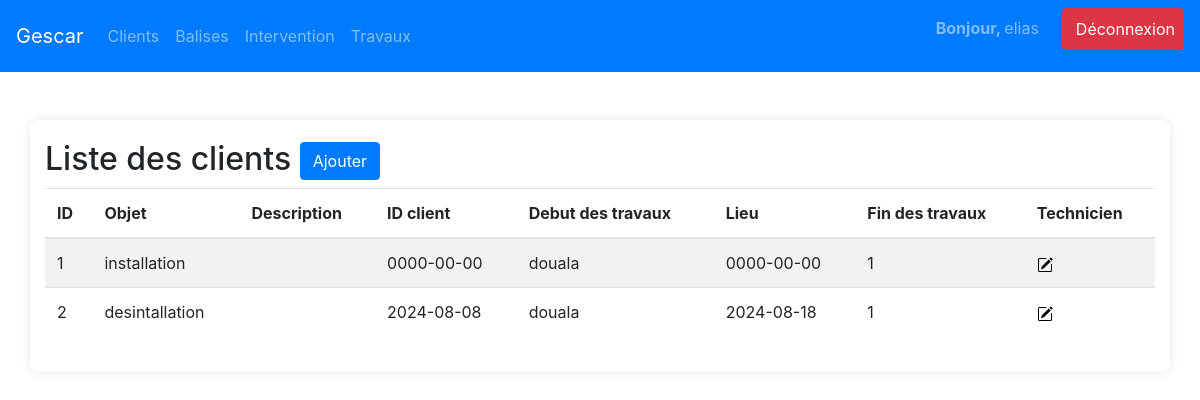
/view/intervention.php (signed in), run on the app's committed database.
### tables this page shows
CREATE TABLE `interventions` (
  `id` int(11) NOT NULL,
  `objet` varchar(255) NOT NULL,
  `description` text NOT NULL,
  `client_id` int(11) DEFAULT NULL,
  `debut_travaux` date DEFAULT NULL,
  `fin_travaux` date DEFAULT NULL,
  `lieu_intervention` varchar(255) DEFAULT NULL,
  `users_id` int(11) DEFAULT NULL
);

### view/intervention.php (the view)
<?php
require '../model/config.php';
include 'header.php';
$sql = "SELECT * FROM interventions";
$stmt = $pdo->query($sql);
$inter = $stmt->fetchAll(PDO::FETCH_ASSOC);
?>
<body>
    <div class="container mt-5">
        <h2>Liste des clients <a href="../controller/In_intervention.php" class="btn btn-primary">Ajouter</a>
        </h2>
        <table class="table table-striped">
            <thead>
                <tr>
                    <th>ID</th>
                    <th>Objet</th>
                    <th>Description</th>
                    <th>ID client</th>
                    <th>Debut des travaux</th>
                    <th>Lieu</th>
                    <th>Fin des travaux</th>
                    <th>Technicien</th>
                </tr>
            </thead>
            <tbody>
                <?php foreach ($inter as $inter): ?>
                    <tr>
                        <td><?= htmlspecialchars($inter['id']) ?></td>
                        <td><?= htmlspecialchars($inter['objet']) ?></td>
                        <td><?= htmlspecialchars($inter['cleint_id']) ?></td>
                        <td><?= htmlspecialchars($inter['debut_travaux']) ?></td>
                        <td><?= htmlspecialchars($inter['lieu_intervention']) ?></td>
                        <td><?= htmlspecialchars($inter['fin_travaux']) ?></td>
                        <td><?= htmlspecialchars($inter['users_id']) ?></td>
                        <td>
                            <a href="../controller/update.php?id=<?= $inter['id'] ?>" ><img class="bi bi-pencil-square" src="image\pencil-square.svg"></a>
                        </td>
                    </tr>
                <?php endforeach; ?>
            </tbody>
        </table>
    </div>
<?php include 'footer.php'; ?>

### view/header.php (shortened to what this page needs)
<?php
if (isset($_SESSION['id']) && isset($_SESSION['user_name'])) {
?>
<!DOCTYPE html>
<html lang="fr">
<head>
    <link href="https://stackpath.bootstrapcdn.com/bootstrap/4.5.2/css/bootstrap.min.css" rel="stylesheet">
    <link href="css/css/styles.css" rel="stylesheet">
    <link href="bootstrap\css\bootstrap.min.css" rel="stylesheet">
</head>
<nav class="navbar navbar-expand-lg navbar-dark bg-primary">
        <a class="navbar-brand" href="#">Gescar</a>
        <div class="collapse navbar-collapse" id="navbarNav">
            <ul class="navbar-nav mr-auto">
                <li class="nav-item">
                    <a class="nav-link" href="client.php">Clients</a>
                </li>
                <li class="nav-item">
                    <a class="nav-link" href="balise.php">Balises</a>
                </li>
                <li class="nav-item">
                    <a class="nav-link" href="intervention.php">Intervention</a>
                </li>
                <li class="nav-item">
                    <a class="nav-link" href="travaux.php">Travaux</a>
                </li>
            </ul>
            <ul class="navbar-nav ml-auto">
                <li class="nav-item">
                    <p class="navbar-text">
                        <?php echo $_SESSION['user_name']; ?>
                    </p>
                </li>
                <li class="nav-item">
                    <a class="nav-link btn btn-danger text-white ml-2" href="../controller/logout.php">
                        <i class="fas fa-sign-out-alt"></i> Déconnexion
                    </a>
                </li>
            </ul>
        </div>
    </nav>
    <?php
}else{
     header("Location: ../index.php");
     exit();
}
 ?>

### view/footer.php (shortened to what this page needs)
</body>
</html>

### view/css/css/styles.css (style rules this page uses)
h2 { font-size: 24px; margin-bottom: 20px; }
body { background-color: #f8f9fa; font-family: Arial, sans-serif; margin: 0; padding: 0; }
.container { margin-top: 20px; padding: 20px; background-color: #fff; border-radius: 8px; box-shadow: 0 0 10px rgba(0, 0, 0, 0.1); }
h1, h2, h3, h4, h5, h6 { color: #343a40; }
.btn-primary { background-color: #007bff; border-color: #007bff; }
.btn-danger { background-color: #dc3545; border-color: #dc3545; }
table { width: 100%; margin-bottom: 1rem; background-color: #fff; border-collapse: collapse; }
table th, table td { padding: 0.75rem; vertical-align: top; border-top: 1px solid #dee2e6; }
table thead th { vertical-align: bottom; border-bottom: 2px solid #dee2e6; }
.navbar-nav .nav-item .nav-link { color: white; }
.navbar-nav .nav-item .btn { display: flex; align-items: center; }
.navbar-text { color: white; margin-right: 15px; }
.navbar-text::before { content: 'Bonjour, '; font-weight: bold; }

### data on the page
interventions: id "1", objet "installation", debut_travaux "0000-00-00", lieu_intervention "douala", fin_travaux "0000-00-00", users "1"
interventions: id "2", objet "desintallation", debut_travaux "2024-08-08", lieu_intervention "douala", fin_travaux "2024-08-18", users "1"

### other printed values
$_SESSION['user_name'] "elias"
